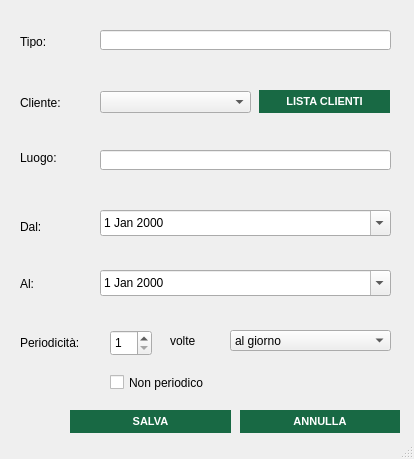
<?xml version="1.0" encoding="UTF-8"?>
<ui version="4.0">
 <class>inserimentoservizio_window</class>
 <widget class="QMainWindow" name="inserimentoservizio_window">
  <property name="geometry">
   <rect>
    <x>0</x>
    <y>0</y>
    <width>414</width>
    <height>459</height>
   </rect>
  </property>
  <property name="windowTitle">
   <string>Inserimento Servizio</string>
  </property>
  <property name="windowIcon">
   <iconset resource="xz.qrc">
    <normaloff>:/images/images/AnconAmbiente_Logo.png</normaloff>:/images/images/AnconAmbiente_Logo.png</iconset>
  </property>
  <widget class="QWidget" name="inserimentoservizio_widget">
   <widget class="QPushButton" name="annulla_button">
    <property name="geometry">
     <rect>
      <x>240</x>
      <y>410</y>
      <width>160</width>
      <height>23</height>
     </rect>
    </property>
    <property name="styleSheet">
     <string notr="true">QPushButton{
background-color:rgb(24, 105, 68);
color: white;
border-style: outset;
font:  bold 11px


}

QPushButton:hover{
background-color:rgb(170, 203, 108);
color: white;
border-style: outset;
font:  bold 11px
}</string>
    </property>
    <property name="text">
     <string>ANNULLA</string>
    </property>
   </widget>
   <widget class="QPushButton" name="salva_button">
    <property name="geometry">
     <rect>
      <x>70</x>
      <y>410</y>
      <width>161</width>
      <height>23</height>
     </rect>
    </property>
    <property name="styleSheet">
     <string notr="true">QPushButton{
background-color:rgb(24, 105, 68);
color: white;
border-style: outset;
font:  bold 11px


}

QPushButton:hover{
background-color:rgb(170, 203, 108);
color: white;
border-style: outset;
font:  bold 11px
}</string>
    </property>
    <property name="text">
     <string>SALVA</string>
    </property>
   </widget>
   <widget class="QLabel" name="label_9">
    <property name="geometry">
     <rect>
      <x>20</x>
      <y>35</y>
      <width>47</width>
      <height>13</height>
     </rect>
    </property>
    <property name="text">
     <string>Tipo:</string>
    </property>
   </widget>
   <widget class="QLabel" name="label_10">
    <property name="geometry">
     <rect>
      <x>20</x>
      <y>96</y>
      <width>47</width>
      <height>13</height>
     </rect>
    </property>
    <property name="text">
     <string>Cliente:</string>
    </property>
   </widget>
   <widget class="QLineEdit" name="tipo_field">
    <property name="geometry">
     <rect>
      <x>100</x>
      <y>30</y>
      <width>291</width>
      <height>20</height>
     </rect>
    </property>
   </widget>
   <widget class="QComboBox" name="cliente_combo">
    <property name="geometry">
     <rect>
      <x>100</x>
      <y>91</y>
      <width>151</width>
      <height>22</height>
     </rect>
    </property>
   </widget>
   <widget class="QLabel" name="label_11">
    <property name="geometry">
     <rect>
      <x>20</x>
      <y>148</y>
      <width>47</width>
      <height>20</height>
     </rect>
    </property>
    <property name="text">
     <string>Luogo:</string>
    </property>
   </widget>
   <widget class="QLineEdit" name="luogo_field">
    <property name="geometry">
     <rect>
      <x>100</x>
      <y>150</y>
      <width>291</width>
      <height>20</height>
     </rect>
    </property>
   </widget>
   <widget class="QPushButton" name="clienti_button">
    <property name="geometry">
     <rect>
      <x>259</x>
      <y>90</y>
      <width>131</width>
      <height>23</height>
     </rect>
    </property>
    <property name="styleSheet">
     <string notr="true">QPushButton{
background-color:rgb(24, 105, 68);
color: white;
border-style: outset;
font:  bold 11px


}

QPushButton:hover{
background-color:rgb(170, 203, 108);
color: white;
border-style: outset;
font:  bold 11px
}</string>
    </property>
    <property name="text">
     <string>LISTA CLIENTI</string>
    </property>
   </widget>
   <widget class="QLabel" name="tipo_error">
    <property name="geometry">
     <rect>
      <x>100</x>
      <y>10</y>
      <width>550</width>
      <height>17</height>
     </rect>
    </property>
    <property name="text">
     <string/>
    </property>
   </widget>
   <widget class="QLabel" name="luogo_error">
    <property name="geometry">
     <rect>
      <x>100</x>
      <y>130</y>
      <width>550</width>
      <height>17</height>
     </rect>
    </property>
    <property name="text">
     <string/>
    </property>
   </widget>
   <widget class="QLabel" name="cliente_error">
    <property name="geometry">
     <rect>
      <x>100</x>
      <y>70</y>
      <width>550</width>
      <height>17</height>
     </rect>
    </property>
    <property name="text">
     <string/>
    </property>
   </widget>
   <widget class="QLabel" name="label_12">
    <property name="geometry">
     <rect>
      <x>20</x>
      <y>220</y>
      <width>47</width>
      <height>13</height>
     </rect>
    </property>
    <property name="text">
     <string>Dal:</string>
    </property>
   </widget>
   <widget class="QLabel" name="label_13">
    <property name="geometry">
     <rect>
      <x>20</x>
      <y>273</y>
      <width>47</width>
      <height>21</height>
     </rect>
    </property>
    <property name="text">
     <string>Al:</string>
    </property>
   </widget>
   <widget class="QDateEdit" name="inizio_datapicker">
    <property name="geometry">
     <rect>
      <x>100</x>
      <y>210</y>
      <width>291</width>
      <height>26</height>
     </rect>
    </property>
    <property name="calendarPopup">
     <bool>true</bool>
    </property>
   </widget>
   <widget class="QDateEdit" name="fine_datapicker">
    <property name="geometry">
     <rect>
      <x>100</x>
      <y>270</y>
      <width>291</width>
      <height>26</height>
     </rect>
    </property>
    <property name="calendarPopup">
     <bool>true</bool>
    </property>
   </widget>
   <widget class="QLabel" name="periodicita_error">
    <property name="geometry">
     <rect>
      <x>100</x>
      <y>310</y>
      <width>550</width>
      <height>17</height>
     </rect>
    </property>
    <property name="text">
     <string/>
    </property>
   </widget>
   <widget class="QCheckBox" name="check_periodicita">
    <property name="geometry">
     <rect>
      <x>110</x>
      <y>370</y>
      <width>141</width>
      <height>25</height>
     </rect>
    </property>
    <property name="text">
     <string>Non periodico</string>
    </property>
   </widget>
   <widget class="QLabel" name="label_8">
    <property name="geometry">
     <rect>
      <x>20</x>
      <y>333</y>
      <width>80</width>
      <height>20</height>
     </rect>
    </property>
    <property name="text">
     <string>Periodicità:</string>
    </property>
   </widget>
   <widget class="QSpinBox" name="ripetizioni_box">
    <property name="geometry">
     <rect>
      <x>110</x>
      <y>330</y>
      <width>42</width>
      <height>26</height>
     </rect>
    </property>
    <property name="minimum">
     <number>1</number>
    </property>
   </widget>
   <widget class="QComboBox" name="periodicita_combo">
    <property name="geometry">
     <rect>
      <x>230</x>
      <y>330</y>
      <width>161</width>
      <height>21</height>
     </rect>
    </property>
    <item>
     <property name="text">
      <string>al giorno</string>
     </property>
    </item>
    <item>
     <property name="text">
      <string>a settimana</string>
     </property>
    </item>
    <item>
     <property name="text">
      <string>al mese</string>
     </property>
    </item>
    <item>
     <property name="text">
      <string>all'anno</string>
     </property>
    </item>
   </widget>
   <widget class="QLabel" name="label">
    <property name="geometry">
     <rect>
      <x>170</x>
      <y>330</y>
      <width>51</width>
      <height>21</height>
     </rect>
    </property>
    <property name="text">
     <string>volte </string>
    </property>
   </widget>
  </widget>
  <widget class="QStatusBar" name="statusbar"/>
 </widget>
 <resources>
  <include location="xz.qrc"/>
 </resources>
 <connections/>
</ui>
